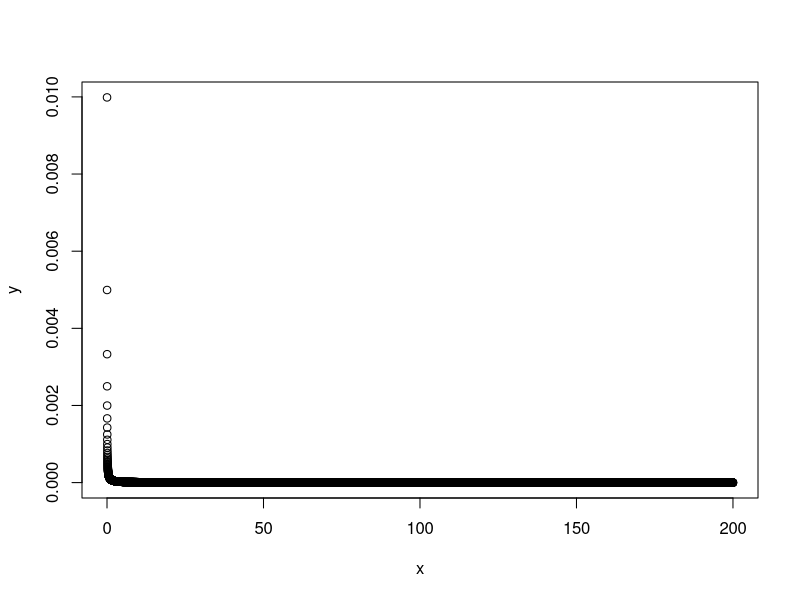
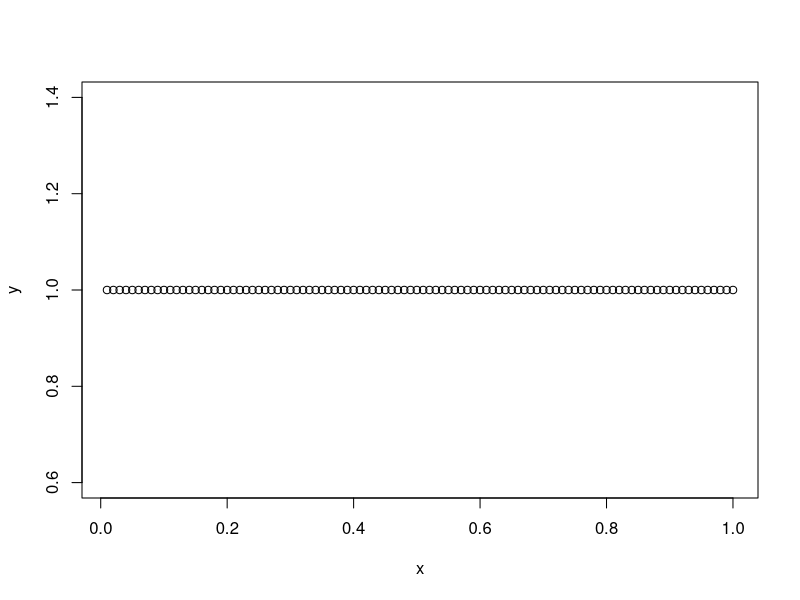

Here is the R script that generated these plots, in order:
## ---- chunk 1
shape <- 0.0001
rate <- 0.0001
# shape <- 100
# rate <- 1
x <- seq(.01,200,.01)
y <- dgamma(x, shape = shape, rate = rate)
plot(x,y)
shape/rate
shape/rate^2
## ---- chunk 2
a <- 1
b <- 1
x <- seq(.01,1,.01)
y <- dbeta(x, a,b)
plot(x,y)
